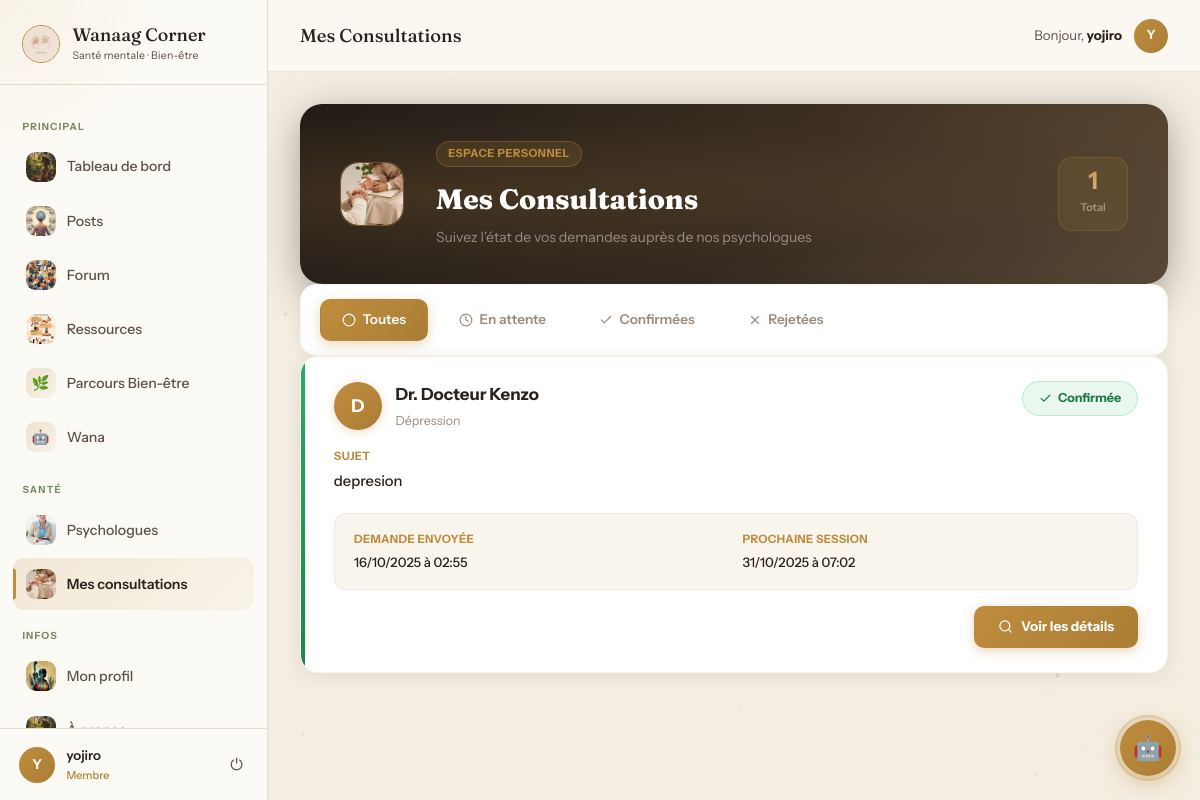
/mes-consultations/ (signed in), run on the app's committed database.
### application/models.py (models this page shows, shortened)
class CustomUser(AbstractUser):
    pseudonyme = models.CharField(max_length=50, unique=True)
    email = models.EmailField(unique=True)
    photo = models.ImageField(upload_to='profiles/', blank=True, null=True, verbose_name="Photo de profil")
    bio = models.TextField(blank=True, max_length=300, verbose_name="Bio")
    USERNAME_FIELD = 'email'
    REQUIRED_FIELDS = ['username', 'pseudonyme']
    class Meta:
        verbose_name = 'Utilisateur'
        verbose_name_plural = 'Utilisateurs'

class ConsultationRequest(models.Model):
    STATUS_CHOICES = [
        ('en_attente', '⏳ En attente'),
        ('confirmee', '✅ Confirmée'),
        ('rejetee', '❌ Rejetée'),
        ('completee', '🏁 Complétée'),
        ('annulee', '🚫 Annulée'),
    ]
    TYPE_SEANCE_CHOICES = [
        ('presentiel', 'Présentiel'),
        ('visio', 'Visioconférence'),
    ]
    utilisateur = models.ForeignKey(
        settings.AUTH_USER_MODEL,
        on_delete=models.CASCADE,
        related_name='consultation_requests'
    )
    psychologue = models.ForeignKey(
        Psychologue,
        on_delete=models.CASCADE,
        related_name='consultation_requests'
    )
    sujet = models.CharField(max_length=200)
    message = models.TextField(max_length=2000)
    type_seance = models.CharField(
        max_length=15, choices=TYPE_SEANCE_CHOICES, default='presentiel',
        verbose_name="Type de séance"
    )
    statut = models.CharField(
        max_length=20,
        choices=STATUS_CHOICES,
        default='en_attente'
    )
    date_demande = models.DateTimeField(auto_now_add=True)
    date_reponse = models.DateTimeField(blank=True, null=True)
    reponse_psychologue = models.TextField(blank=True)
    date_prochaine_session = models.DateTimeField(blank=True, null=True)
    class Meta:
        ordering = ['-date_demande']
        verbose_name = "Demande de consultation"
        verbose_name_plural = "Demandes de consultation"

class Psychologue(models.Model):
    user = models.OneToOneField(
        settings.AUTH_USER_MODEL,
        on_delete=models.CASCADE,
        related_name='psychologue_profile'
    )
    specialites = models.CharField(
        max_length=200,
        help_text="Ex: Anxiété, Dépression, Stress - séparées par des virgules"
    )
    biographie = models.TextField(blank=True)
    experience_ans = models.IntegerField(default=0)
    photo = models.ImageField(
        upload_to='psychologues/',
        blank=True,
        null=True,
        verbose_name="Photo de profil"
    )
    est_actif = models.BooleanField(default=True)
    taux_reponse_moyen = models.FloatField(default=0.0)
    date_creation = models.DateTimeField(auto_now_add=True)
    class Meta:
        verbose_name = "Psychologue"
        verbose_name_plural = "Psychologues"

### application/views.py (the view)
# urls.py: path('mes-consultations/', views.mes_consultations, name='mes_consultations'),
@login_required
def mes_consultations(request):
    if hasattr(request.user, 'psychologue_profile') and request.user.psychologue_profile:
        return redirect('psychologue_dashboard')
    consultations = ConsultationRequest.objects.filter(
        utilisateur=request.user
    ).select_related('psychologue__user')
    context = {
        'consultations': consultations,
    }
    return render(request, 'application/mes_consultations.html', context)

### application/templates/application/mes_consultations.html (shortened to what this page needs)
{% extends 'application/base.html' %}
{% load static %}
{% block page_title %}Mes Consultations{% endblock %}
{% block content %}
<div class="mc-hero">
    <div class="mc-hero-icon" style="padding:0;overflow:hidden;">
        <img src="{% static 'images/consultation.jpg' %}" alt="Consultations" style="width:100%;height:100%;object-fit:cover;border-radius:18px;">
    </div>
    <div class="mc-hero-text">
        <div class="mc-hero-badge">Espace Personnel</div>
        <div class="mc-hero-title">Mes Consultations</div>
        <div class="mc-hero-sub">Suivez l'état de vos demandes auprès de nos psychologues</div>
    </div>
    <div class="mc-hero-stats">
        <div class="mc-stat">
            <strong>{{ consultations|length }}</strong>
            <span>Total</span>
        </div>
    </div>
</div>
{% if consultations %}
<div class="mc-filters">
    <a href="{% url 'mes_consultations' %}" class="mc-tab {% if not request.GET.status %}active{% endif %}">
        <svg viewBox="0 0 24 24" fill="none" stroke="currentColor" stroke-width="2" stroke-linecap="round" stroke-linejoin="round"><circle cx="12" cy="12" r="10"/></svg>
        Toutes
    </a>
    <a href="?status=en_attente" class="mc-tab {% if request.GET.status == 'en_attente' %}active{% endif %}">
        <svg viewBox="0 0 24 24" fill="none" stroke="currentColor" stroke-width="2" stroke-linecap="round" stroke-linejoin="round"><circle cx="12" cy="12" r="10"/><polyline points="12 6 12 12 16 14"/></svg>
        En attente
    </a>
    <a href="?status=confirmee" class="mc-tab {% if request.GET.status == 'confirmee' %}active{% endif %}">
        <svg viewBox="0 0 24 24" fill="none" stroke="currentColor" stroke-width="2" stroke-linecap="round" stroke-linejoin="round"><polyline points="20 6 9 17 4 12"/></svg>
        Confirmées
    </a>
    <a href="?status=rejetee" class="mc-tab {% if request.GET.status == 'rejetee' %}active{% endif %}">
        <svg viewBox="0 0 24 24" fill="none" stroke="currentColor" stroke-width="2" stroke-linecap="round" stroke-linejoin="round"><line x1="18" y1="6" x2="6" y2="18"/><line x1="6" y1="6" x2="18" y2="18"/></svg>
        Rejetées
    </a>
</div>
<div class="consultations-list">
    {% for consultation in consultations %}
    <div class="mc-card">
        <div class="mc-card-inner">
            <div class="mc-card-bar {{ consultation.statut }}"></div>
            <div class="mc-card-body">
                <div class="mc-card-top">
                    <div class="mc-psy">
                        <div class="mc-psy-avatar">{{ consultation.psychologue.user.pseudonyme|first|upper }}</div>
                        <div>
                            <div class="mc-psy-name">Dr. {{ consultation.psychologue.user.pseudonyme }}</div>
                            <div class="mc-psy-spec">{{ consultation.psychologue.specialites|default:"Psychologue certifié" }}</div>
                        </div>
                    </div>
                    <span class="mc-badge {{ consultation.statut }}">
                        {% if consultation.statut == 'en_attente' %}
                        <svg viewBox="0 0 24 24" fill="none" stroke="currentColor" stroke-width="2" stroke-linecap="round" stroke-linejoin="round"><circle cx="12" cy="12" r="10"/><polyline points="12 6 12 12 16 14"/></svg>
                        En attente
                        {% elif consultation.statut == 'confirmee' %}
                        <svg viewBox="0 0 24 24" fill="none" stroke="currentColor" stroke-width="2" stroke-linecap="round" stroke-linejoin="round"><polyline points="20 6 9 17 4 12"/></svg>
                        Confirmée
                        {% else %}
                        <svg viewBox="0 0 24 24" fill="none" stroke="currentColor" stroke-width="2" stroke-linecap="round" stroke-linejoin="round"><line x1="18" y1="6" x2="6" y2="18"/><line x1="6" y1="6" x2="18" y2="18"/></svg>
                        Rejetée
                        {% endif %}
                    </span>
                </div>
                <div class="mc-subject">
                    <div class="mc-subject-label">Sujet</div>
                    <div class="mc-subject-text">{{ consultation.sujet }}</div>
                </div>
                <div class="mc-info-grid">
                    <div class="mc-info-item">
                        <div class="lbl">Demande envoyée</div>
                        <div class="val">{{ consultation.date_demande|date:"d/m/Y à H:i" }}</div>
                    </div>
                    {% if consultation.date_prochaine_session %}
                    <div class="mc-info-item">
                        <div class="lbl">Prochaine session</div>
                        <div class="val">{{ consultation.date_prochaine_session|date:"d/m/Y à H:i" }}</div>
                    </div>
                    {% endif %}
                </div>
                <div class="mc-actions">
                    <a href="{% url 'consultation_detail' consultation.id %}" class="mc-btn">
                        <svg viewBox="0 0 24 24" fill="none" stroke="currentColor" stroke-width="2" stroke-linecap="round" stroke-linejoin="round"><circle cx="11" cy="11" r="8"/><line x1="21" y1="21" x2="16.65" y2="16.65"/></svg>
                        Voir les détails
                    </a>
                </div>
            </div>
        </div>
    </div>
    {% endfor %}
</div>
{% endif %}
{% endblock %}

### application/templates/application/base.html (shortened to what this page needs)
{% load static %}
<!DOCTYPE html>
<html lang="fr">
<head>
</head>
<body>
{% if user.is_authenticated %}
<aside class="sidebar" id="sidebar">
    <div class="sidebar-header">
        <img src="{% static 'images/logo.jpg' %}" alt="Logo" class="sidebar-logo-img">
        <div>
            <div class="sidebar-brand-name">Wanaag Corner</div>
            <div class="sidebar-brand-sub">Santé mentale · Bien-être</div>
        </div>
    </div>
    <nav class="sidebar-nav">
        <div class="nav-label">Principal</div>
        <a href="{% url 'dashboard' %}" class="nav-item {% if request.resolver_match.url_name == 'dashboard' %}active{% endif %}">
            <span class="nav-icon"><img src="{% static 'images/espace-bien-etre.jpg' %}" alt=""></span> Tableau de bord
        </a>
        <a href="{% url 'posts_feed' %}" class="nav-item {% if request.resolver_match.url_name == 'posts_feed' %}active{% endif %}">
            <span class="nav-icon"><img src="{% static 'images/posts.jpg' %}" alt=""></span> Posts
        </a>
        <a href="{% url 'forum_home' %}" class="nav-item {% if 'forum' in request.resolver_match.url_name %}active{% endif %}">
            <span class="nav-icon"><img src="{% static 'images/forum.jpg' %}" alt=""></span> Forum
        </a>
        <a href="{% url 'ressources_home' %}" class="nav-item {% if 'ressource' in request.resolver_match.url_name %}active{% endif %}">
            <span class="nav-icon"><img src="{% static 'images/ressources.jpg' %}" alt=""></span> Ressources
        </a>
        <a href="{% url 'parcours_home' %}" class="nav-item {% if 'parcours' in request.resolver_match.url_name %}active{% endif %}">
            <span class="nav-icon" style="background:linear-gradient(135deg,rgba(190,140,60,.22),rgba(190,140,60,.06));border-radius:9px;display:flex;align-items:center;justify-content:center;font-size:.9rem;">🌿</span> Parcours Bien-être
        </a>
        <a href="{% url 'chatbot' %}" class="nav-item {% if request.resolver_match.url_name == 'chatbot' %}active{% endif %}" style="position:relative;">
            <span class="nav-icon" style="background:linear-gradient(135deg,rgba(190,140,60,.22),rgba(190,140,60,.06));border-radius:9px;display:flex;align-items:center;justify-content:center;font-size:.9rem;">🤖</span>
            Wana
        </a>
        {% if not user.psychologue_profile %}
        <div class="nav-label">Santé</div>
        <a href="{% url 'psychologues_list' %}" class="nav-item {% if request.resolver_match.url_name == 'psychologues_list' %}active{% endif %}">
            <span class="nav-icon"><img src="{% static 'images/psychologue.jpg' %}" alt=""></span> Psychologues
        </a>
        <a href="{% url 'mes_consultations' %}" class="nav-item {% if 'consultation' in request.resolver_match.url_name %}active{% endif %}">
            <span class="nav-icon"><img src="{% static 'images/consultation.jpg' %}" alt=""></span> Mes consultations
        </a>
        {% endif %}
        <div class="nav-label">Infos</div>
        <a href="{% url 'profile' %}" class="nav-item {% if request.resolver_match.url_name == 'profile' %}active{% endif %}">
            <span class="nav-icon">
                {% if user.photo %}<img src="{{ user.photo.url }}" alt="" style="width:100%;height:100%;object-fit:cover;border-radius:9px;">
                {% else %}<img src="{% static 'images/photo-de-profil.jpg' %}" alt="">{% endif %}
            </span> Mon profil
        </a>
        <a href="{% url 'about' %}" class="nav-item {% if request.resolver_match.url_name == 'about' %}active{% endif %}">
            <span class="nav-icon"><img src="{% static 'images/espace-bien-etre.jpg' %}" alt=""></span> À propos
        </a>
    </nav>
    <div class="sidebar-user">
        <div class="avatar-sidebar">{{ user.pseudonyme|first|upper }}</div>
        <div class="sidebar-user-info">
            <div class="sidebar-user-name">{{ user.pseudonyme }}</div>
            <div class="sidebar-user-role">{% if user.psychologue_profile %}🩺 Psychologue{% else %}Membre{% endif %}</div>
        </div>
        <form method="post" action="{% url 'logout' %}" style="margin:0;">
            <button type="submit" class="logout-btn" title="Déconnexion">⏻</button>
        </form>
    </div>
</aside>
<div class="app-main">
    <header class="app-topbar">
        <div class="topbar-left">
            <span class="topbar-title">{% block page_title %}Wanaag Corner{% endblock %}</span>
        </div>
        <div class="topbar-right">
            <span class="topbar-greeting">Bonjour, <strong>{{ user.pseudonyme }}</strong></span>
            <div class="avatar-topbar">{{ user.pseudonyme|first|upper }}</div>
        </div>
    </header>
    <div class="app-content">
{% endif %}
{% block content %}{% endblock %}
{% if user.is_authenticated %}
    </div>
</div>
{% endif %}
{% if user.is_authenticated %}
{% url 'chatbot_send' as chatbot_send_url %}
{% url 'chatbot' as chatbot_url %}
<div id="chatWidget">
    <button class="wgt-bubble" id="wgtBubble" onclick="wgtToggle()" title="Parler à Wana">
        <span id="wgtIconOpen">🤖</span>
        <span class="wgt-pulse-ring"></span>
    </button>
</div>
{% endif %}
</body>
</html>

### data on the page
CustomUser: photo (picture), pseudonyme|first "Y", pseudonyme "yojiro"
ConsultationRequest: psychologue.user.pseudonyme|first "D", psychologue.user.pseudonyme "Docteur Kenzo", psychologue.specialites "Dépression", statut "confirmee" (drawn), sujet "depresion", date_demande "16/10/2025 à 02:55", date_prochaine_session "31/10/2025 à 07:02"

### other printed values
{{ consultations|length }} "1"
